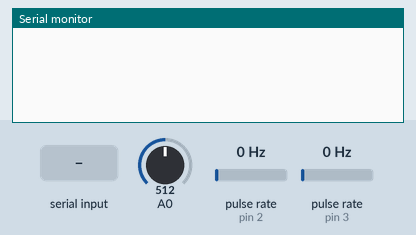
Simulated run of this sketch. Board: Arduino Uno, built with avr-gcc and run on an emulated ATmega328P. On the bench: the last lines printed to the serial monitor. Wiring (inferred from the names in the program): 2 × pulse sensor: data pin 2 / data pin 3. The test bench sets the inputs (shaded band); at power-on: pulse rate (sensors on pin 2, pin 3) 0 Hz, A0 = 512.

Above: at 0.8 s.
0.9 s: "1" received over Serial
At 1.8 s:
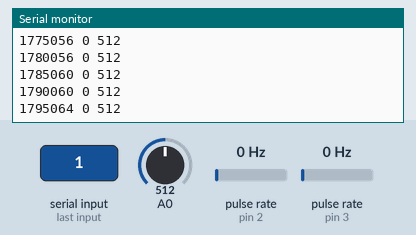
2.4 s: pulse rate (sensor on pin 2) set to 4 Hz
At 3.3 s:
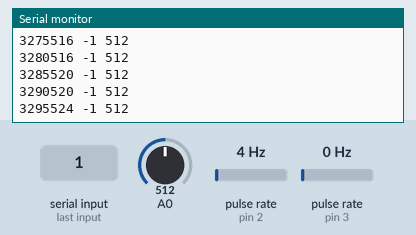
3.9 s: pulse rate (sensor on pin 3) set to 4 Hz
At 4.6 s:
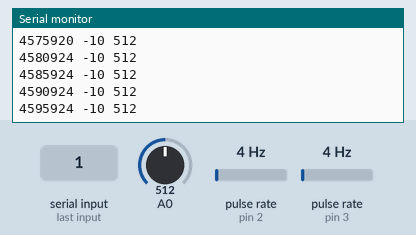
5.4 s: A0 set to 716
At 6.4 s:
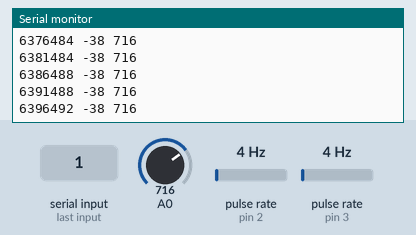
6.9 s: "0" received over Serial
8.4 s: pulse rate (sensor on pin 2) set to 50 Hz
At 9.4 s:
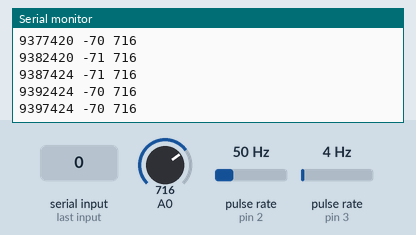
Timing chart, 0 to 10.9 s (numbered marks = the images above; inputs shaded):
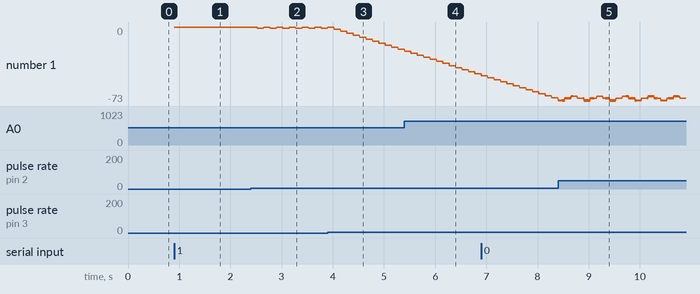

Measured:
- after the input at 0.9 s, the serial monitor: prints a new line at once (image 1)

The sketch:

em_rrl_sensor.ino
```cpp
// (licence header left out)
#include "RotaryEncoder.h"
#include "SerialComm.h"


// Serial Settings
static const uint32_t SERIAL_BAUD_RATE = 2000000;


// Encoder Settings
static const uint8_t ENCODER_PINS[2] = {2,3}; // Channel A and B. Connect to External Interrupt pins
static const uint16_t CPR = 4000; // Encoder's counts per revolution


// Timer Settings. This works only for ATmega328p, as I'm manipulating its registries
static const uint16_t TIMER1_LOAD = 0; // Reset timer to this value when a compare match interrupt is generated
static const uint16_t TIMER1_COMP = 10000; // Set frequency to 200Hz: (1/200)/(8/16e6)
                                // where 8 is the timer prescaler (See startTimer function to change value),
                                // 200 is the desired freq, and 16e6 is arduino clock freq.
static volatile bool send_data = false; // Send data only when timer instructs


// Shorthand notation for namespace.
namespace ns_rot = RotaryEncoder;


// Get objects for Encoder
static ns_rot::Obj my_rotary   = ns_rot::init(ENCODER_PINS, CPR);


// Begin Communication, wait for signal and then start timer after i/p received.
void setup(){

	Serial.begin(SERIAL_BAUD_RATE);
	SerialComm::waitForSignal(); //Specify any value to start data collection
	Serial.read(); // Clear serial buffer

	startTimer();
}


// Print when timer instructs
void loop(){

 	if (send_data){
		Serial.print(micros());
		Serial.print(" ");
		Serial.print(ns_rot::getPosition(my_rotary));
		Serial.print(" ");
		Serial.println(analogRead(0));

		send_data = false;
 	}
}


// Supporting Functions:

void startTimer(){
	// Reset timer 1 control Reg A
	TCCR1A = 0;

	// Set timer prescaler to 8
	TCCR1B &= ~(1 << CS12);
	TCCR1B |= (1 << CS11);
	TCCR1B &= ~(1 << CS10);

	// Reset Timer1 and set compare value
	TCNT1 = TIMER1_LOAD;
	OCR1A = TIMER1_COMP;

	// Enable Timer1 comapare interrupt
	TIMSK1 = (1 << OCIE1A);

	// Enable global interrupts
	sei();
}


// Print commands are not specified inside ISR because of Interrupt Overhead from Encoders
ISR(TIMER1_COMPA_vect){
	// Reset Timer1
	TCNT1 = TIMER1_LOAD;

	// Send data
	send_data = true;
}
```
